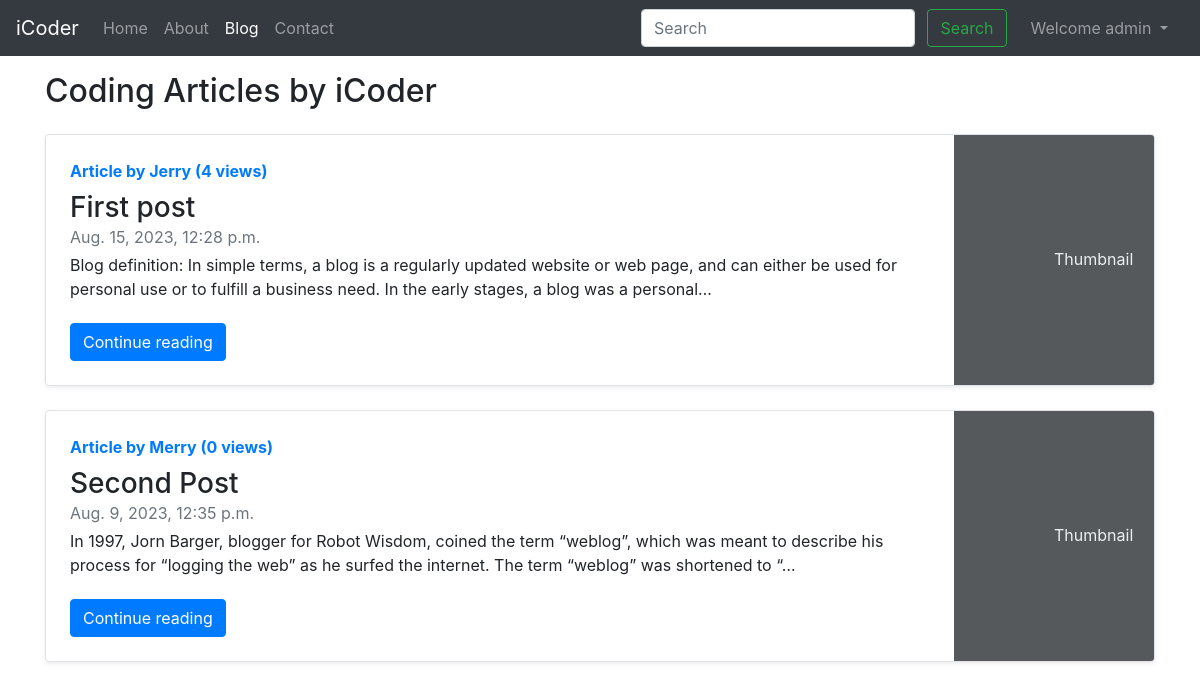
Page /blog/ (signed in) on the committed database.
### blog/models.py (models this page shows)
class Post(models.Model):
    sno = models.AutoField(primary_key=True)
    title = models.CharField(max_length=255)
    content = models.TextField(max_length=255)
    author = models.CharField(max_length=25)
    slug = models.CharField(max_length=130)
    views = models.IntegerField(default=0)
    timeStamp = models.DateTimeField(blank=True)
    def __str__(self):
        return self.title

### blog/views.py (the view)
# urls.py: path('', views.blogHome, name='blogHome'),
def blogHome(request):
    allPosts = Post.objects.all()
    print(allPosts)
    context = {'allPosts': allPosts}
    return render(request, 'blog/blogHome.html', context)

### templates/blog/blogHome.html (shortened to what this page needs)
{% extends 'base.html' %}
{% block blogactive %}active{% endblock blogactive %}
{% block body %}
<div class="container my-3">
    <h2>Coding Articles by iCoder</h2>
    {% for post in allPosts %}
      <div class="row no-gutters border rounded overflow-hidden flex-md-row my-4 shadow-sm h-md-250 position-relative">
          <div class="col p-4 d-flex flex-column position-static">
            <strong class="d-inline-block mb-2 text-primary">Article by {{ post.author }} ({{ post.views }} views)</strong>
            <h3 class="mb-0">{{ post.title }}</h3>
            <div class="mb-1 text-muted">{{ post.timeStamp }}</div>
            <p class="card-text mb-auto">{{ post.content | truncatechars:200 }}</p>
            <div>
              <a href="/blog/{{ post.slug }}"  role="button" class="btn btn-primary">Continue reading</a>
            </div>
          </div>
          <div class="col-auto d-none d-lg-block">
            <svg class="bd-placeholder-img" width="200" height="250" xmlns="http://www.w3.org/2000/svg" preserveAspectRatio="xMidYMid slice" focusable="false" role="img" aria-label="Placeholder: Thumbnail"><title>Placeholder</title><rect width="100%" height="100%" fill="#55595c"></rect><text x="50%" y="50%" fill="#eceeef" dy=".3em">Thumbnail</text></svg>
          </div>
      </div>
    {% endfor %}
</div>
{% endblock body %}

### templates/base.html (shortened to what this page needs)
<!doctype html>
<html lang="en">
  <head>
    <link rel="stylesheet" href="https://cdn.jsdelivr.net/npm/bootstrap@4.4.1/dist/css/bootstrap.min.css">
  </head>
  <body>
    <nav class="navbar navbar-expand-lg navbar-dark bg-dark">
        <a class="navbar-brand" href="/">iCoder</a>
        <div class="collapse navbar-collapse" id="navbarSupportedContent">
          <ul class="navbar-nav mr-auto">
            <li class="nav-item {% block homeactive %}{% endblock homeactive %}">
              <a class="nav-link" href="/">Home <span class="sr-only">(current)</span></a>
            </li>
            <li class="nav-item {% block aboutactive %}{% endblock aboutactive %}">
              <a class="nav-link" href="/about">About</a>
            </li>
            <li class="nav-item {% block blogactive %}{% endblock blogactive %}">
              <a class="nav-link" href="/blog">Blog</a>
            </li>
            <li class="nav-item {% block contactactive %}{% endblock contactactive %}">
              <a class="nav-link" href="/contact">Contact</a>
            </li>
          </ul>
          <div class="ml-auto form-inline ">
            <form method="get" action="/search" class="my-2 my-lg-0 mx-3">
              <input class="form-control mr-sm-2" type="search" placeholder="Search" aria-label="Search"  name="query"  id="query">
              <button class="btn btn-outline-success my-2 my-sm-0" type="submit">Search</button>
            </form>
            {% if user.is_authenticated %}
            <ul class="navbar-nav mr-2">
              <li class="nav-item dropdown">
                <a class="nav-link dropdown-toggle" href="#" id="navbarDropdown" role="button" data-toggle="dropdown" aria-haspopup="true" aria-expanded="false">
                  Welcome {{ request.user }}
                </a>
              </li>
            </ul>
          {% endif %}
        </div>
        </div>
      </nav>
      {% block body %}{% endblock body %}
  </body>
</html>

### rows in the picture
Post: author "Jerry", views "4", title "First post", timeStamp "Aug. 15, 2023, 12:28 p.m.", content "Blog definition: In simple terms, a blog is a regularly updated website or web page, and can either be used for personal use or to fulfill a business need. In the early stages, a blog was a personal…"
Post: author "Merry", views "0", title "Second Post", timeStamp "Aug. 9, 2023, 12:35 p.m.", content "In 1997, Jorn Barger, blogger for Robot Wisdom, coined the term “weblog”, which was meant to describe his process for “logging the web” as he surfed the internet. The term “weblog” was shortened to “…"

### other values in the picture
{{ request.user }} "admin"
